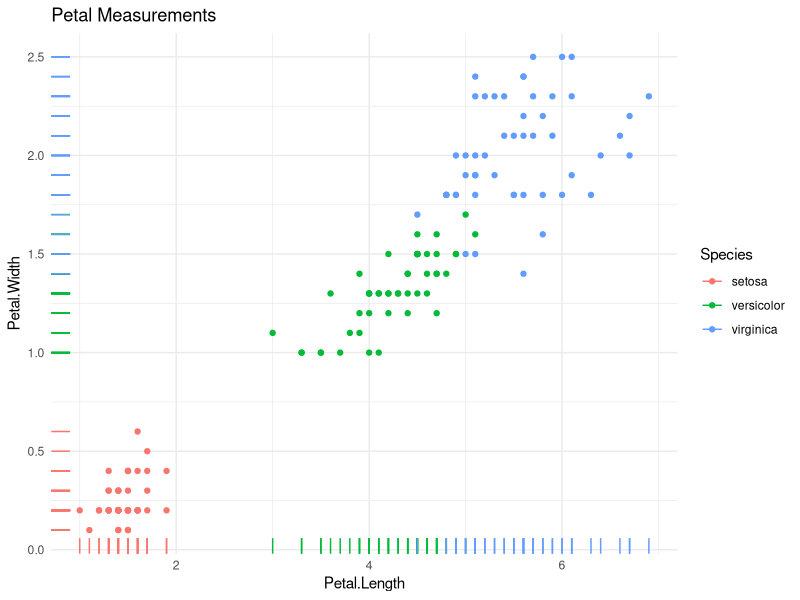
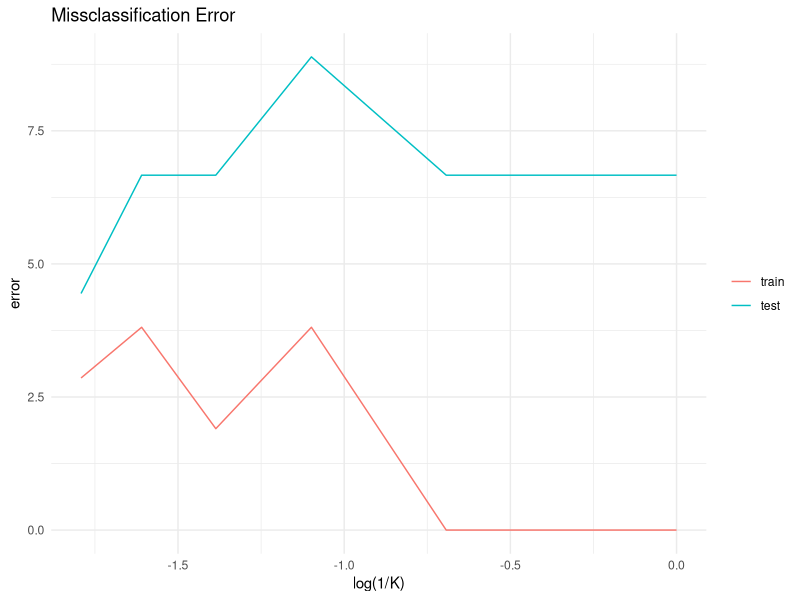

R code for these plots, in order:
## ---- chunk 1
install.packages("reshape2")
install.packages("ggplot2")
install.packages("corrplot")
## ---- chunk 2
library(reshape2)
library(ggplot2)
library(corrplot)
# Load data: it's built in to R, however, you can also get it online
# iris <- read.csv(url("http://archive.ics.uci.edu/ml/machine-learning-databases/iris/iris.data"), header = FALSE)
library(datasets)
## ---- chunk 3
data(iris)
# take a look at the data
head(iris)
# Shown are 4 measurements (petal & sepal width & length) for 3 species of iris flowers, where sepal is: 
# "One of the usually separate, green parts that surround and protect the flower bud" (or petals)
## ---- chunk 4
dim(iris) # 150 x 5 records
## ---- chunk 5
install.packages("Cairo")
#a few visualizations wont hurt!
## ---- chunk 6
## the followin plot illustrates petal measurments:
ggplot(data=iris, aes(x=Petal.Length, y=Petal.Width, color=Species)) + 
    geom_point() + geom_rug()+ theme_minimal() + ggtitle("Petal Measurements")
## and this one shows the correlation between the features (input variables)
#corrplot.mixed(cor(iris[,-5]), lower="ellipse", upper="number")
## ---- chunk 7
# set random seed
set.seed(1234)
# permute iris, shuffle or mix them up
iris <- iris[sample(1:nrow(iris),nrow(iris)),]
# create  training and testing subsets:
train.index = 1:105
train.data <- iris[train.index, -5] # grab the first 100 records, leave out the species (last column)
train.label <- iris[train.index, 5]
test.data <- iris[-train.index, -5] # grab the last 50 records, leave out the species (last column)
test.label <- iris[-train.index, 5]

dim(train.data) # 100 records
dim(test.data) # 50 records
## ---- chunk 8
head(iris) # the shuffled records
## ---- chunk 9
head(train.data) # the first 100 records without the Species
## ---- chunk 10
# define an auxiliary function that calculates the majority votes (or mode!)
majority <- function(x) {
   uniqx <- unique(x)
   uniqx[which.max(tabulate(match(x, uniqx)))]
}
## ---- chunk 11
# KNN function (distance should be one of euclidean, maximum, manhattan, canberra, binary or minkowski)
knn1 <- function(train.data, train.label, test.data, K=3, distance = 'euclidean'){
    ## count number of train samples
    train.len <- nrow(train.data)
    
    ## count number of test samples
    test.len <- nrow(test.data)
    
    ## calculate distances between samples
    dist <- as.matrix(dist(rbind(test.data, train.data), method= distance))[1:test.len, (test.len+1):(test.len+train.len)]
    
    ## for each test sample...
    for (i in 1:test.len){
        ### ...find its K nearest neighbours from training sampels...
        nn <- as.data.frame(sort(dist[i,], index.return = TRUE))[1:K,2]
        
        ###... and calculate the predicted labels according to the majority vote
        test.label[i]<- (majority(train.label[nn]))
    }
    
    ## return the class labels as output
    return (test.label)
}
## ---- chunk 12
# let see what is the prediciton of our knn for test samples when K=4
knn1(train.data, train.label, test.data, K=4)
## ---- chunk 13
# and a confusion matrix for K = 5
prop.table(table(knn1(train.data, train.label, test.data, K=5), test.label))*100
## ---- chunk 14
# calculate the train and test missclassification rates for K in 1:100 
# THIS MAY TAKE A FEW MINUTES TO COMPLETE!
miss <- data.frame('K'=1:6, 'train'=rep(0,6), 'test'=rep(0,6))
for (k in 1:6){
    miss[k,'train'] <- sum(knn1(train.data, train.label, train.data, K=k) != train.label)/nrow(train.data)*100
    miss[k,'test'] <-  sum(knn1(train.data, train.label, test.data, K=k)  != test.label)/nrow(test.data)*100
}
## ---- chunk 15
# plot misclassification percentage for train and test data sets
miss.m <- melt(miss, id='K') # reshape for visualization
names(miss.m) <- c('K', 'type', 'error')
ggplot(data=miss.m, aes(x=log(1/K), y=error, color=type)) + geom_line() +
       scale_color_discrete(guide = guide_legend(title = NULL)) + theme_minimal() +
       ggtitle("Missclassification Error")
